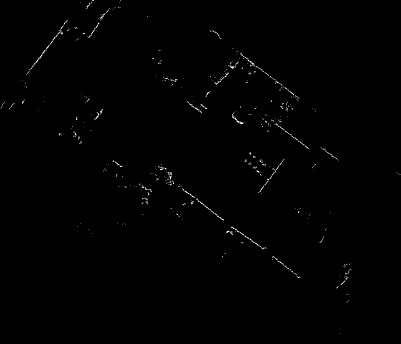
#> input picture grayscale_map_0.09.png, 401 x 344 px
$ python Z.py   (older library calls are emulated)
#> lines starting #> are read from the running program, lines starting #| are printed output that depends on the picture
#> further down, image is the input picture: shape (344, 401); min 0, max 255, mean 1.3
'''
import cv2
import numpy as np
import matplotlib.pyplot as plt
from scipy.ndimage import distance_transform_edt

def extract_features_using_sift(image):
    esdf_normalized = cv2.normalize(image, None, 0, 255, cv2.NORM_MINMAX)
    image = esdf_normalized.astype(np.uint8)
    sift = cv2.SIFT_create()
    keypoints, descriptors = sift.detectAndCompute(image, None)
    return keypoints, descriptors

def visualize_sift_keypoints(image):
    keypoints, descriptors = extract_features_using_sift(image)
    esdf_normalized = cv2.normalize(image, None, 0, 255, cv2.NORM_MINMAX)
    image = esdf_normalized.astype(np.uint8)
    out_image = cv2.drawKeypoints(image, keypoints, None)
    plt.imshow(out_image)
    plt.show()

def compute_esdf_map(preprocessed_grid):
    # Convert unknown cells (-1) to free space (0)
    preprocessed_grid = np.where(preprocessed_grid == -1, 100, preprocessed_grid)
    binary_grid = (preprocessed_grid == 100).astype(int)
    esdf = distance_transform_edt(1 - binary_grid)
    return esdf

# Example usage
if __name__ == "__main__":
    # Load an image (replace 'your_image.jpg' with your actual image path)
    image = cv2.imread('PLY_IMG_MAP.png', cv2.IMREAD_GRAYSCALE)

    # Visualize SIFT keypoints
    visualize_sift_keypoints(image)

    # Compute ESDF map
    esdf_map = compute_esdf_map(image)

    # Normalize ESDF map to the range [0, 1]
    esdf_normalized = cv2.normalize(esdf_map, None, 0, 1, cv2.NORM_MINMAX)

    # Scale the normalized ESDF map for visualization
    esdf_visual = (esdf_normalized * 255).astype(np.uint8)

    # Display the ESDF map using cv2.imshow
    cv2.imshow("ESDF Map", esdf_visual)
    cv2.waitKey(0)

    # You can further process or display the ESDF map as needed
    #plt.imshow(esdf_map, cmap='viridis')
    #plt.colorbar()
    #plt.show()
'''
import cv2
import numpy as np
import matplotlib.pyplot as plt
from scipy.ndimage import distance_transform_edt

def extract_features_using_sift(image):
    esdf_normalized = cv2.normalize(image, None, 0, 255, cv2.NORM_MINMAX)
    image = esdf_normalized.astype(np.uint8)
    sift = cv2.SIFT_create()
    keypoints, descriptors = sift.detectAndCompute(image, None)
#> keypoints = 20 keypoints; strongest (x, y, size): (232, 67, 1.9), (250, 163, 1.9), (279, 124, 2), (345, 265, 2.2)
    return keypoints, descriptors

def visualize_sift_keypoints(image):
    keypoints, descriptors = extract_features_using_sift(image)
    esdf_normalized = cv2.normalize(image, None, 0, 255, cv2.NORM_MINMAX)
    image = esdf_normalized.astype(np.uint8)
    out_image = cv2.drawKeypoints(image, keypoints, None)
    plt.imshow(out_image)
    plt.show()

def compute_esdf_map(preprocessed_grid):
    # Convert unknown cells (-1) to free space (0)
    preprocessed_grid = np.where(preprocessed_grid == -1,80, preprocessed_grid)
    binary_grid = (preprocessed_grid == 80).astype(int)
#> binary_grid: shape (344, 401) int64; every value is 0
    esdf = distance_transform_edt(1 - binary_grid)
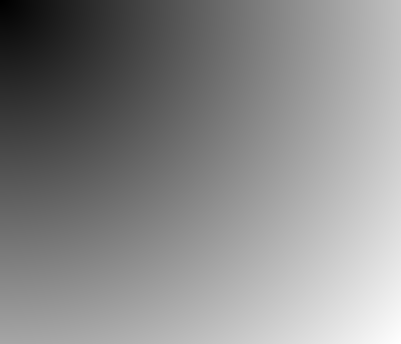
#> esdf: shape (344, 401) float64; min 1, max 527.6, mean 285.5; drawn with min black and max white
    return esdf

# Example usage
if __name__ == "__main__":
    # Load an image (replace 'your_image.jpg' with your actual image path)
    image = cv2.imread("grayscale_map_0.09.png", cv2.IMREAD_GRAYSCALE)

    # Visualize SIFT keypoints
    visualize_sift_keypoints(image)

    # Compute ESDF map
    esdf_map = compute_esdf_map(image)

    # Define your minimum and maximum values
    min_val = 0.0
    max_val = 523.7594867875903

    # Normalize ESDF map using your specific min and max values
    esdf_normalized = cv2.normalize(esdf_map, None, 0, 255, cv2.NORM_MINMAX, dtype=cv2.CV_8U)

    # Display the ESDF map using cv2.imshow
    cv2.imshow("ESDF Map", esdf_normalized)
    cv2.waitKey(0)

    # You can further process or display the ESDF map as needed
    #plt.imshow(esdf_map, cmap='viridis')
    #plt.colorbar()
    #plt.show()
